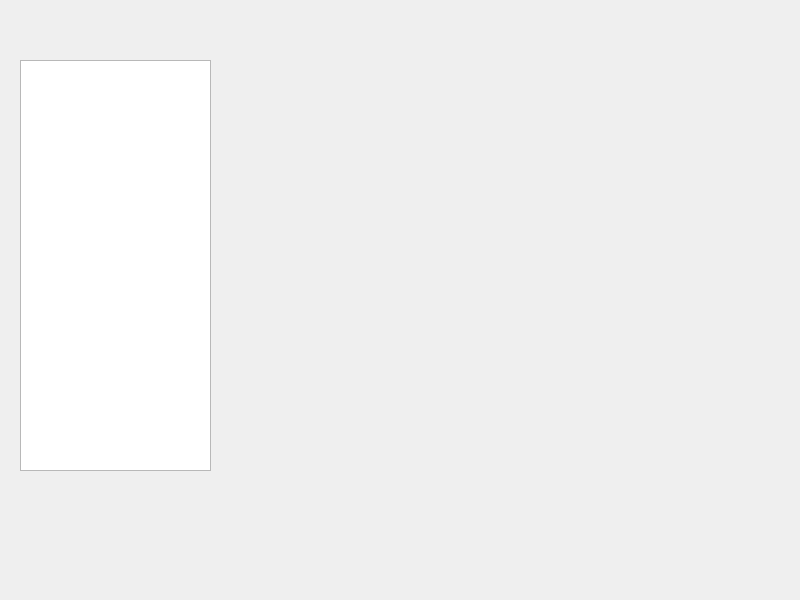
<?xml version="1.0" encoding="UTF-8"?>
<ui version="4.0">
 <class>Form</class>
 <widget class="QWidget" name="Form">
  <property name="geometry">
   <rect>
    <x>0</x>
    <y>0</y>
    <width>800</width>
    <height>600</height>
   </rect>
  </property>
  <property name="minimumSize">
   <size>
    <width>800</width>
    <height>600</height>
   </size>
  </property>
  <property name="maximumSize">
   <size>
    <width>800</width>
    <height>600</height>
   </size>
  </property>
  <property name="windowTitle">
   <string>Form</string>
  </property>
  <widget class="QListView" name="listView">
   <property name="geometry">
    <rect>
     <x>20</x>
     <y>60</y>
     <width>191</width>
     <height>411</height>
    </rect>
   </property>
  </widget>
 </widget>
 <resources/>
 <connections/>
</ui>
